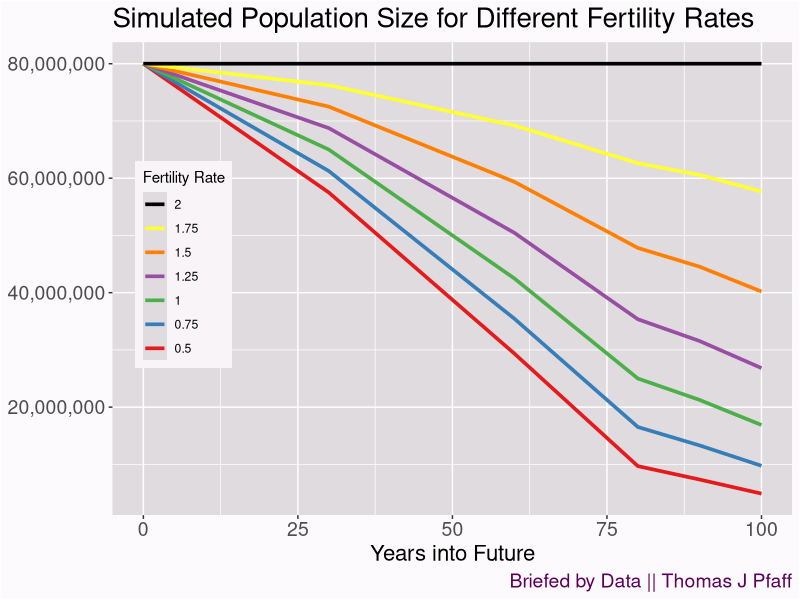

Write the R code that produced this figure.
######################################################################
### Title Fertilty rate population simulation
### For Breifed by Data 
### By Thomas J Pfaff 
### Date January 2025
######################################################################

## Packages

library(dplyr)
library(ggplot2)
library(scales)

## Colors

MyPurple <- "#5B005B"
MyLightP <- "#dfdbdf"  
MyLightP2 <-  "#f8f4f8"  
MyLightP3 <- "#fcfafc"  

## Function for data

Population <- function(r, df, n){
  for (i in 1:n){
   temp <- c(df[30, i + 1] * r / 2, df[1:79, i + 1])
   df <- df %>% mutate("Y.{i+1}" :=temp)
   }
  return(df) }


## Generate total population data

df <- data.frame("Age" = 1:80, "Y1" = rep(1000000, 80))
data <- data.frame(Year = 0:100, rate = rep(0.5, 101),
        Population = as.vector(colSums(Population(0.5, df, 100)))[2:102] )

for (r in c(0.75, 1, 1.25, 1.5, 1.75, 2)){
 df <- data.frame("Age" = 1:80, "Y1" = rep(1000000, 80))
 temp <- data.frame(Year = 0:100, rate = rep(r,101),
        Population = as.vector(colSums(Population(r, df, 100)))[2:102] )
 data <- rbind(data, temp) }

## Create Graph  16:9 is 1200 x 675 and 14:10 is 1456 x 1048 


MyColors7 <- c('black', '#ffff33', '#ff7f00', '#984ea3',  
               '#4daf4a', '#377eb8', '#e41a1c')

dev.off()
dev.new(width = 1456, height = 936, unit = "px")

ggplot(data, aes(x = Year, y = Population, color = as.factor(rate))) +
  geom_line(linewidth = 1.25) +
  theme(axis.text = element_text(size = 14),
	     axis.title = element_text(size = 16),
	     plot.title = element_text(size = 20),
        plot.background = element_rect(fill = MyLightP3),
        panel.background = element_rect(fill= MyLightP), 
	     legend.background = element_rect(fill = MyLightP2),
        legend.position = "inside",
        legend.position.inside = c(0.105, 0.53),
	     plot.caption = element_text(hjust = c(1), size = c(14),
                                    color = c(MyPurple))) +
  labs(title = "Simulated Population Size for Different Fertility Rates",
	    y = NULL, 
		 x = "Years into Future",
       color = "Fertility Rate",
		 caption=c("Briefed by Data || Thomas J Pfaff")) +
  scale_y_continuous(label = comma) +
  scale_color_manual(values = rev(MyColors7)) +
  guides(color = guide_legend(reverse = TRUE))


